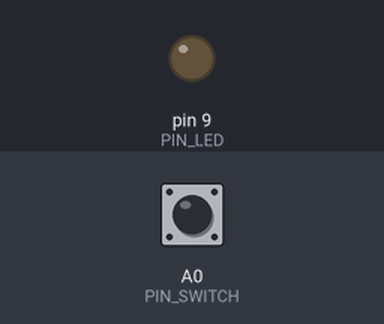
Simulated run of this sketch. Board: Arduino Uno, built with avr-gcc and run on an emulated ATmega328P. On the bench: output pins drawn as LEDs (lit = HIGH). Dashed ring = blinking. The test bench sets the inputs (shaded band); at power-on: A0 (PIN_SWITCH) HIGH. No radio packets arrive unless stated; pins used as bus, display or sensor lines are not drawn.

Above: at 1.3 s.
1.4 s: A0 (PIN_SWITCH) pulled LOW for 3.2 s
At 1.48 s:
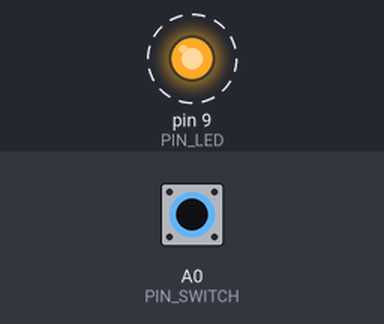
Timing chart, 0 to 5.4 s (numbered marks = the images above; inputs shaded):
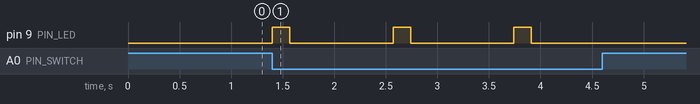

The sketch:

fin_send.ino
```cpp
#include <SPI.h>
#include <RH_RF95.h>

/* for feather m0 */
#define RFM95_CS 8
#define RFM95_RST 4
#define RFM95_INT 3

#define RF95_FREQ 433.0

#define BUFSIZE 32

#define PIN_SWITCH  A0
#define PIN_LED     9

// Singleton instance of the radio driver
static RH_RF95 rf95(RFM95_CS, RFM95_INT);

void
setup()
{
  pinMode(RFM95_RST, OUTPUT);
  digitalWrite(RFM95_RST, HIGH);

  //while (!Serial) {
  //}

  //Serial.begin(9600);
  delay(100);

  // manual reset
  digitalWrite(RFM95_RST, LOW);
  delay(10);
  digitalWrite(RFM95_RST, HIGH);
  delay(10);

  while (!rf95.init()) {
    //Serial.println("LoRa radio init failed");
    while (1);
  }
  //Serial.println("LoRa radio init OK!");

  // Defaults after init are 434.0MHz, modulation GFSK_Rb250Fd250, +13dbM
  if (!rf95.setFrequency(RF95_FREQ)) {
    //Serial.println("setFrequency failed");
    while (1);
  }
  //Serial.print("Set Freq to: ");
  //Serial.println(RF95_FREQ);

  // Defaults after init are 434.0MHz, 13dBm, Bw = 125 kHz, Cr = 4/5, Sf = 128chips/symbol, CRC on

  // The default transmitter power is 13dBm, using PA_BOOST.
  // If you are using RFM95/96/97/98 modules which uses the PA_BOOST transmitter pin, then
  // you can set transmitter powers from 5 to 23 dBm:
  rf95.setTxPower(23, false);

  pinMode(PIN_LED, OUTPUT);
  pinMode(PIN_SWITCH, INPUT_PULLUP);
}

static void
process(
  char *  cmd)
{
  //Serial.println("Sending to rf95_server");
  // Send a message to rf95_server

  //Serial.print("Sending "); Serial.println(cmd);

  //Serial.println("Sending..."); delay(10);
  rf95.send((uint8_t *) cmd, strlen(cmd) + 1);

  //Serial.println("Waiting for packet to complete...");
  //delay(10);
  rf95.waitPacketSent();
}

void
loop()
{
  char    ch;
  char    cmd[BUFSIZE];
  char *  cptr = cmd;
  char *  eptr = cptr + BUFSIZE;
  uint8_t cmdbyte;

#if 0
  while (Serial.available()) {
    if (cptr == eptr) {
      return;
    }
    ch = Serial.read();
    //Serial.print("got ");
    //Serial.println(ch, HEX);

    if (ch == '\r') {
      *cptr++ = '\0';
      process(cmd);
    } else {
      *cptr++ = ch;
    }
  }
#endif

  if (digitalRead(PIN_SWITCH) == LOW) {
    digitalWrite(PIN_LED, HIGH);
    rf95.send(&cmdbyte, sizeof(cmdbyte));
    //Serial.println("Waiting for packet to complete...");
    delay(10);
    rf95.waitPacketSent();
    //Serial.println("packet sent");
    delay(100);
    digitalWrite(PIN_LED, LOW);
    delay(1000);
  }
}
```

Measured:
- after the input at 1.4 s, pin 9 (PIN_LED): alternates HIGH for 0.17 s and LOW for 1.0 s, 6 changes in all, then stays LOW, starting at once
